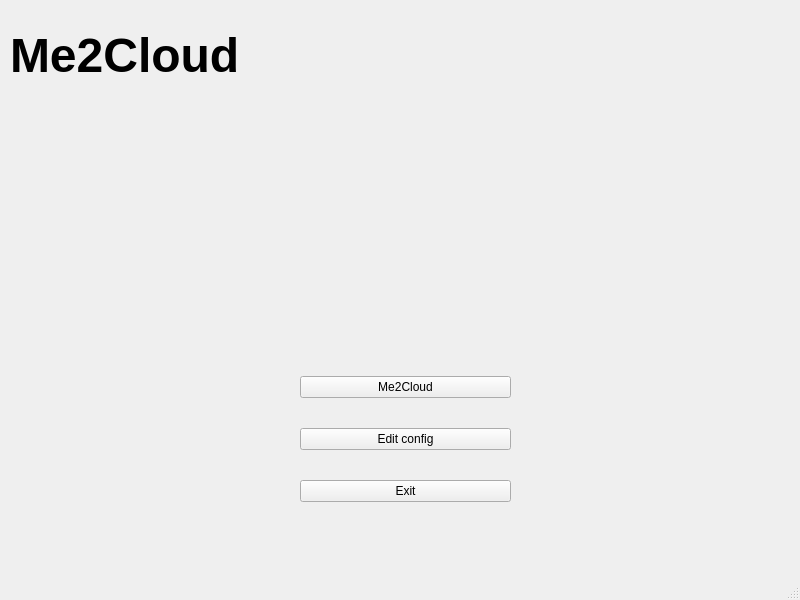
<?xml version="1.0" encoding="UTF-8"?>
<ui version="4.0">
 <class>MainWindow</class>
 <widget class="QMainWindow" name="MainWindow">
  <property name="geometry">
   <rect>
    <x>0</x>
    <y>0</y>
    <width>800</width>
    <height>600</height>
   </rect>
  </property>
  <property name="windowTitle">
   <string>MainWindow</string>
  </property>
  <widget class="QWidget" name="centralwidget">
   <widget class="QLabel" name="label">
    <property name="geometry">
     <rect>
      <x>10</x>
      <y>20</y>
      <width>291</width>
      <height>71</height>
     </rect>
    </property>
    <property name="text">
     <string>&lt;html&gt;&lt;head/&gt;&lt;body&gt;&lt;p&gt;&lt;span style=&quot; font-size:36pt; font-weight:600;&quot;&gt;Me2Cloud&lt;/span&gt;&lt;/p&gt;&lt;/body&gt;&lt;/html&gt;</string>
    </property>
   </widget>
   <widget class="QWidget" name="">
    <property name="geometry">
     <rect>
      <x>300</x>
      <y>350</y>
      <width>211</width>
      <height>181</height>
     </rect>
    </property>
    <layout class="QVBoxLayout" name="verticalLayout">
     <property name="spacing">
      <number>4</number>
     </property>
     <item>
      <widget class="QPushButton" name="start">
       <property name="text">
        <string>Me2Cloud</string>
       </property>
      </widget>
     </item>
     <item>
      <widget class="QPushButton" name="config">
       <property name="text">
        <string>Edit config</string>
       </property>
      </widget>
     </item>
     <item>
      <widget class="QPushButton" name="exit">
       <property name="text">
        <string>Exit</string>
       </property>
      </widget>
     </item>
    </layout>
   </widget>
  </widget>
  <widget class="QStatusBar" name="statusbar"/>
 </widget>
 <resources/>
 <connections/>
</ui>
